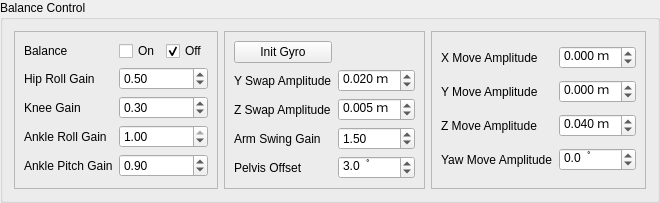
       <widget class="QGroupBox" name="groupBox_balance_control">
        <property name="title">
         <string>Balance Control</string>
        </property>
        <layout class="QGridLayout" name="gridLayout_12">
         <item row="1" column="0">
          <widget class="QFrame" name="frame_5">
           <property name="frameShape">
            <enum>QFrame::StyledPanel</enum>
           </property>
           <property name="frameShadow">
            <enum>QFrame::Raised</enum>
           </property>
           <layout class="QGridLayout" name="gridLayout_11">
            <item row="1" column="0">
             <widget class="QLabel" name="label_24">
              <property name="text">
               <string>Hip Roll Gain</string>
              </property>
             </widget>
            </item>
            <item row="0" column="1">
             <widget class="QCheckBox" name="checkBox_balance_on">
              <property name="text">
               <string>On</string>
              </property>
              <attribute name="buttonGroup">
               <string notr="true">buttonGroup_balance</string>
              </attribute>
             </widget>
            </item>
            <item row="0" column="0">
             <widget class="QLabel" name="label_26">
              <property name="text">
               <string>Balance</string>
              </property>
             </widget>
            </item>
            <item row="0" column="2">
             <widget class="QCheckBox" name="checkBox_balance_off">
              <property name="text">
               <string>Off</string>
              </property>
              <property name="checked">
               <bool>true</bool>
              </property>
              <attribute name="buttonGroup">
               <string notr="true">buttonGroup_balance</string>
              </attribute>
             </widget>
            </item>
            <item row="2" column="0">
             <widget class="QLabel" name="label_25">
              <property name="text">
               <string>Knee Gain</string>
              </property>
             </widget>
            </item>
            <item row="3" column="0">
             <widget class="QLabel" name="label_27">
              <property name="text">
               <string>Ankle Roll Gain</string>
              </property>
             </widget>
            </item>
            <item row="4" column="0">
             <widget class="QLabel" name="label_28">
              <property name="text">
               <string>Ankle Pitch Gain</string>
              </property>
             </widget>
            </item>
            <item row="1" column="1" colspan="2">
             <widget class="QDoubleSpinBox" name="dSpinBox_hip_roll_gain">
              <property name="maximum">
               <double>1.000000000000000</double>
              </property>
              <property name="singleStep">
               <double>0.100000000000000</double>
              </property>
              <property name="value">
               <double>0.500000000000000</double>
              </property>
             </widget>
            </item>
            <item row="2" column="1" colspan="2">
             <widget class="QDoubleSpinBox" name="dSpinBox_knee_gain">
              <property name="maximum">
               <double>1.000000000000000</double>
              </property>
              <property name="singleStep">
               <double>0.100000000000000</double>
              </property>
              <property name="value">
               <double>0.300000000000000</double>
              </property>
             </widget>
            </item>
            <item row="3" column="1" colspan="2">
             <widget class="QDoubleSpinBox" name="dSpinBox_ankle_roll_gain">
              <property name="maximum">
               <double>1.000000000000000</double>
              </property>
              <property name="singleStep">
               <double>0.100000000000000</double>
              </property>
              <property name="value">
               <double>1.000000000000000</double>
              </property>
             </widget>
            </item>
            <item row="4" column="1" colspan="2">
             <widget class="QDoubleSpinBox" name="dSpinBox_ankle_pitch_gain">
              <property name="maximum">
               <double>1.000000000000000</double>
              </property>
              <property name="singleStep">
               <double>0.100000000000000</double>
              </property>
              <property name="value">
               <double>0.900000000000000</double>
              </property>
             </widget>
            </item>
           </layout>
          </widget>
         </item>
         <item row="1" column="1">
          <widget class="QFrame" name="frame_6">
           <property name="frameShape">
            <enum>QFrame::StyledPanel</enum>
           </property>
           <property name="frameShadow">
            <enum>QFrame::Raised</enum>
           </property>
           <layout class="QGridLayout" name="gridLayout_13">
            <item row="4" column="0">
             <widget class="QLabel" name="label_31">
              <property name="text">
               <string>Arm Swing Gain</string>
              </property>
             </widget>
            </item>
            <item row="5" column="0">
             <widget class="QLabel" name="label_32">
              <property name="text">
               <string>Pelvis Offset</string>
              </property>
             </widget>
            </item>
            <item row="2" column="0">
             <widget class="QLabel" name="label_29">
              <property name="text">
               <string>Y Swap Amplitude</string>
              </property>
             </widget>
            </item>
            <item row="3" column="1">
             <widget class="QDoubleSpinBox" name="dSpinBox_z_swap_amplitude">
              <property name="suffix">
               <string> ｍ</string>
              </property>
              <property name="decimals">
               <number>3</number>
              </property>
              <property name="minimum">
               <double>-1.000000000000000</double>
              </property>
              <property name="maximum">
               <double>1.000000000000000</double>
              </property>
              <property name="singleStep">
               <double>0.001000000000000</double>
              </property>
              <property name="value">
               <double>0.005000000000000</double>
              </property>
             </widget>
            </item>
            <item row="4" column="1">
             <widget class="QDoubleSpinBox" name="dSpinBox_arm_swing_gain">
              <property name="maximum">
               <double>2.000000000000000</double>
              </property>
              <property name="singleStep">
               <double>0.100000000000000</double>
              </property>
              <property name="value">
               <double>1.500000000000000</double>
              </property>
             </widget>
            </item>
            <item row="3" column="0">
             <widget class="QLabel" name="label_30">
              <property name="text">
               <string>Z Swap Amplitude</string>
              </property>
             </widget>
            </item>
            <item row="2" column="1">
             <widget class="QDoubleSpinBox" name="dSpinBox_y_swap_amplitude">
              <property name="suffix">
               <string> ｍ</string>
              </property>
              <property name="decimals">
               <number>3</number>
              </property>
              <property name="minimum">
               <double>-1.000000000000000</double>
              </property>
              <property name="maximum">
               <double>1.000000000000000</double>
              </property>
              <property name="singleStep">
               <double>0.001000000000000</double>
              </property>
              <property name="value">
               <double>0.020000000000000</double>
              </property>
             </widget>
            </item>
            <item row="5" column="1">
             <widget class="QDoubleSpinBox" name="dSpinBox_pelvis_offset">
              <property name="suffix">
               <string>  ﾟ</string>
              </property>
              <property name="decimals">
               <number>1</number>
              </property>
              <property name="minimum">
               <double>-180.000000000000000</double>
              </property>
              <property name="maximum">
               <double>180.000000000000000</double>
              </property>
              <property name="value">
               <double>3.000000000000000</double>
              </property>
             </widget>
            </item>
            <item row="0" column="0">
             <widget class="QPushButton" name="button_init_gyro">
              <property name="text">
               <string>Init Gyro</string>
              </property>
             </widget>
            </item>
           </layout>
          </widget>
         </item>
         <item row="1" column="2">
          <widget class="QFrame" name="frame_4">
           <property name="frameShape">
            <enum>QFrame::StyledPanel</enum>
           </property>
           <property name="frameShadow">
            <enum>QFrame::Raised</enum>
           </property>
           <layout class="QGridLayout" name="gridLayout_10">
            <item row="0" column="0">
             <widget class="QLabel" name="label_17">
              <property name="text">
               <string>X Move Amplitude</string>
              </property>
             </widget>
            </item>
            <item row="2" column="0">
             <widget class="QLabel" name="label_21">
              <property name="text">
               <string>Z Move Amplitude</string>
              </property>
             </widget>
            </item>
            <item row="1" column="0">
             <widget class="QLabel" name="label_20">
              <property name="text">
               <string>Y Move Amplitude</string>
              </property>
             </widget>
            </item>
            <item row="0" column="1">
             <widget class="QDoubleSpinBox" name="dSpinBox_x_move_amplitude">
              <property name="suffix">
               <string> ｍ</string>
              </property>
              <property name="decimals">
               <number>3</number>
              </property>
              <property name="minimum">
               <double>-1.000000000000000</double>
              </property>
              <property name="maximum">
               <double>1.000000000000000</double>
              </property>
              <property name="singleStep">
               <double>0.001000000000000</double>
              </property>
             </widget>
            </item>
            <item row="3" column="0">
             <widget class="QLabel" name="label_22">
              <property name="text">
               <string>Yaw Move Amplitude</string>
              </property>
             </widget>
            </item>
            <item row="1" column="1">
             <widget class="QDoubleSpinBox" name="dSpinBox_y_move_amplitude">
              <property name="suffix">
               <string> ｍ</string>
              </property>
              <property name="decimals">
               <number>3</number>
              </property>
              <property name="minimum">
               <double>-1.000000000000000</double>
              </property>
              <property name="maximum">
               <double>1.000000000000000</double>
              </property>
              <property name="singleStep">
               <double>0.001000000000000</double>
              </property>
             </widget>
            </item>
            <item row="2" column="1">
             <widget class="QDoubleSpinBox" name="dSpinBox_z_move_amplitude">
              <property name="suffix">
               <string> ｍ</string>
              </property>
              <property name="decimals">
               <number>3</number>
              </property>
              <property name="minimum">
               <double>-1.000000000000000</double>
              </property>
              <property name="maximum">
               <double>1.000000000000000</double>
              </property>
              <property name="singleStep">
               <double>0.001000000000000</double>
              </property>
              <property name="value">
               <double>0.040000000000000</double>
              </property>
             </widget>
            </item>
            <item row="3" column="1">
             <widget class="QDoubleSpinBox" name="dSpinBox_a_move_amplitude">
              <property name="suffix">
               <string>  ﾟ</string>
              </property>
              <property name="decimals">
               <number>1</number>
              </property>
              <property name="minimum">
               <double>-180.000000000000000</double>
              </property>
              <property name="maximum">
               <double>180.000000000000000</double>
              </property>
             </widget>
            </item>
           </layout>
          </widget>
         </item>
        </layout>
       </widget>
